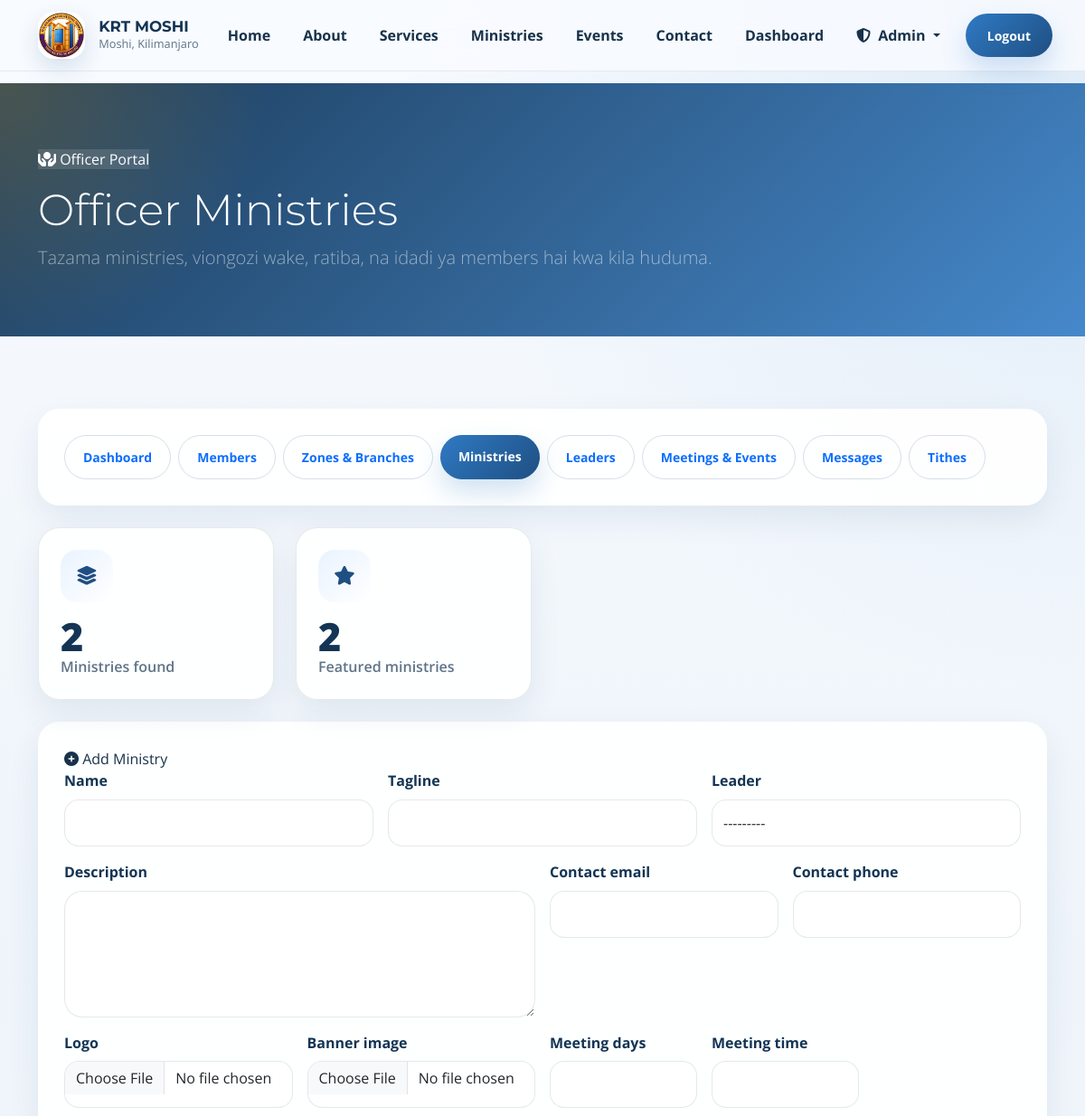
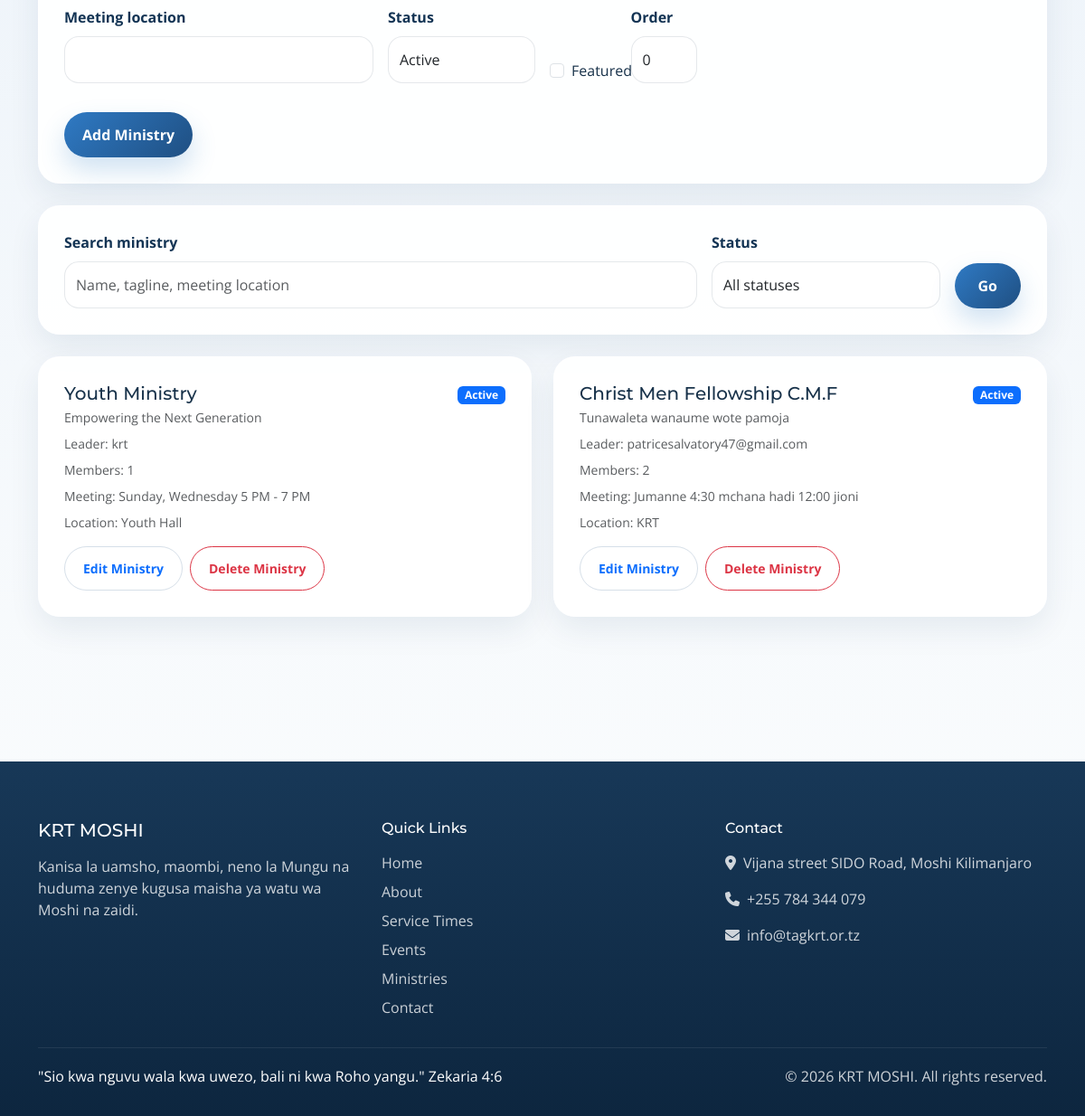
/dashboard/officer/ministries/ (signed in), run on the app's committed database (2 pictures, top to bottom).
### core/models.py (models this page shows, shortened)
class SiteConfig(models.Model):
    site_name = models.CharField(max_length=200, default="VCCT Mbezi Beach")
    site_logo = ResizedImageField(
        size=[200, 200],
        quality=85,
        upload_to='config/',
        blank=True,
        null=True,
        help_text="Logo size: 200x200 pixels"
    )
    site_favicon = ResizedImageField(
        size=[64, 64],
        quality=85,
        upload_to='config/',
        blank=True,
        null=True,
        help_text="Favicon size: 64x64 pixels"
    )
    hero_bg_image = ResizedImageField(
        size=[1920, 1080],
        quality=85,
        upload_to='config/',
        blank=True,
        null=True,
        help_text="Hero background size: 1920x1080 pixels"
    )
    contact_email = models.EmailField(default="info@tagkrt.or.tz")
    contact_phone = models.CharField(max_length=20, default="+255 784 344 079")
    address = models.TextField(default="Vijana street SIDO Road, Moshi Kilimanjaro")
    facebook_url = models.URLField(blank=True, null=True)
    twitter_url = models.URLField(blank=True, null=True)
    instagram_url = models.URLField(blank=True, null=True)
    youtube_url = models.URLField(blank=True, null=True)
    whatsapp_number = models.CharField(max_length=20, blank=True, null=True)
    about_us = RichTextUploadingField(blank=True, null=True)
    mission = RichTextUploadingField(blank=True, null=True)
    vision = RichTextUploadingField(blank=True, null=True)
    updated_at = models.DateTimeField(auto_now=True)
    class Meta:
        verbose_name = "Site Configuration"
        verbose_name_plural = "Site Configuration"

class Ministry(models.Model):
    STATUS_CHOICES = [
        ('active', 'Active'),
        ('inactive', 'Inactive'),
        ('developing', 'Developing'),
    ]
    name = models.CharField(max_length=200)
    slug = models.SlugField(unique=True)
    tagline = models.CharField(max_length=300, blank=True, null=True)
    description = RichTextUploadingField()
    leader = models.ForeignKey(User, on_delete=models.SET_NULL,
                              null=True, blank=True, related_name='led_ministries')
    contact_email = models.EmailField(blank=True, null=True)
    contact_phone = models.CharField(max_length=20, blank=True, null=True)
    logo = ResizedImageField(
        size=[400, 400],
        quality=85,
        upload_to='ministries/logos/',
        blank=True,
        null=True,
        help_text="Logo size: 400x400 pixels"
    )
    banner_image = ResizedImageField(
        size=[1200, 600],
        quality=85,
        upload_to='ministries/banners/',
        help_text="Banner size: 1200x600 pixels"
    )
    meeting_days = models.CharField(max_length=100, blank=True, null=True)
    meeting_time = models.CharField(max_length=100, blank=True, null=True)
    meeting_location = models.CharField(max_length=200, blank=True, null=True)
    status = models.CharField(max_length=20, choices=STATUS_CHOICES, default='active')
    is_featured = models.BooleanField(default=False)
    order = models.IntegerField(default=0)
    created_at = models.DateTimeField(auto_now_add=True)
    updated_at = models.DateTimeField(auto_now=True)
    class Meta:
        verbose_name_plural = "Ministries"
        ordering = ['order', 'name']

### core/views.py (the view, shortened to what this page needs)
# urls.py: path('dashboard/officer/ministries/', views.officer_ministries, name='officer_ministries'),
@login_required
@user_passes_test(is_staff_or_admin)
def officer_ministries(request):
    site_config = get_site_config()
    full_manage = can_manage_all_records(request.user)
    ministry_form = MinistryForm()
    query = request.GET.get('q', '').strip()
    status = request.GET.get('status', '').strip()
    ministries = Ministry.objects.annotate(
        active_member_total=Count('members', filter=Q(members__is_active=True))
    ).select_related('leader').order_by('order', 'name')
    if query:
        ministries = ministries.filter(
            Q(name__icontains=query) |
            Q(tagline__icontains=query) |
            Q(meeting_location__icontains=query)
        )
    if status:
        ministries = ministries.filter(status=status)
    context = {
        'site_config': site_config,
        'page_title': 'Officer Ministries',
        'page_intro': 'Tazama ministries, viongozi wake, ratiba, na idadi ya members hai kwa kila huduma.',
        'active_section': 'ministries',
        'ministries': ministries,
        'query': query,
        'selected_status': status,
        'total_ministries': ministries.count(),
        'featured_count': ministries.filter(is_featured=True).count(),
        'ministry_form': ministry_form,
        'can_full_manage': full_manage,
    }
    return render(request, 'core/officer_ministries.html', context)

### templates/core/officer_ministries.html (shortened to what this page needs)
{% extends "base.html" %}
{% block content %}
<section class="page-hero">
    <div class="container">
        <span class="eyebrow"><i class="fas fa-hands-holding-circle"></i> Officer Portal</span>
        <h1 class="display-5 text-white mt-3">{{ page_title }}</h1>
        <p class="lead text-white-50">{{ page_intro }}</p>
    </div>
</section>
<section class="site-section">
    <div class="container">
        {% include "core/includes/officer_nav.html" %}
        <div class="row g-4 mb-4">
            <div class="col-md-6 col-xl-3"><div class="metric-card card h-100"><div class="feature-icon"><i class="fas fa-layer-group"></i></div><div class="metric-value">{{ total_ministries }}</div><div class="metric-label">Ministries found</div></div></div>
            <div class="col-md-6 col-xl-3"><div class="metric-card card h-100"><div class="feature-icon"><i class="fas fa-star"></i></div><div class="metric-value">{{ featured_count }}</div><div class="metric-label">Featured ministries</div></div></div>
        </div>
        <div class="content-panel mb-4">
            <span class="eyebrow mb-3"><i class="fas fa-plus-circle"></i> Add Ministry</span>
            <form method="post" enctype="multipart/form-data" class="row g-3">
                <div class="col-md-4"><label class="form-label">Name</label>{{ ministry_form.name }}</div>
                <div class="col-md-4"><label class="form-label">Tagline</label>{{ ministry_form.tagline }}</div>
                <div class="col-md-4"><label class="form-label">Leader</label>{{ ministry_form.leader }}</div>
                <div class="col-md-6"><label class="form-label">Description</label>{{ ministry_form.description }}</div>
                <div class="col-md-3"><label class="form-label">Contact email</label>{{ ministry_form.contact_email }}</div>
                <div class="col-md-3"><label class="form-label">Contact phone</label>{{ ministry_form.contact_phone }}</div>
                <div class="col-md-3"><label class="form-label">Logo</label>{{ ministry_form.logo }}</div>
                <div class="col-md-3"><label class="form-label">Banner image</label>{{ ministry_form.banner_image }}</div>
                <div class="col-md-2"><label class="form-label">Meeting days</label>{{ ministry_form.meeting_days }}</div>
                <div class="col-md-2"><label class="form-label">Meeting time</label>{{ ministry_form.meeting_time }}</div>
                <div class="col-md-4"><label class="form-label">Meeting location</label>{{ ministry_form.meeting_location }}</div>
                <div class="col-md-2"><label class="form-label">Status</label>{{ ministry_form.status }}</div>
                <div class="col-md-1 d-flex align-items-end"><div class="form-check">{{ ministry_form.is_featured }} <label class="form-check-label" for="{{ ministry_form.is_featured.id_for_label }}">Featured</label></div></div>
                <div class="col-md-1"><label class="form-label">Order</label>{{ ministry_form.order }}</div>
                <div class="col-12"><button type="submit" class="btn btn-primary">Add Ministry</button></div>
            </form>
        </div>
        <div class="content-panel mb-4">
            <form method="get" class="row g-3">
                <div class="col-lg-8">
                    <label class="form-label">Search ministry</label>
                    <input type="text" name="q" value="{{ query }}" class="form-control" placeholder="Name, tagline, meeting location">
                </div>
                <div class="col-lg-3">
                    <label class="form-label">Status</label>
                    <select name="status" class="form-select">
                        <option value="">All statuses</option>
                    </select>
                </div>
                <div class="col-lg-1 d-flex align-items-end">
                    <button type="submit" class="btn btn-primary w-100">Go</button>
                </div>
            </form>
        </div>
        <div class="row g-4">
            {% for ministry in ministries %}
            <div class="col-lg-6">
                <div class="content-panel h-100">
                    <div class="d-flex justify-content-between gap-3">
                        <div>
                            <h3 class="h5 mb-1">{{ ministry.name }}</h3>
                            <p class="text-muted small mb-2">{{ ministry.tagline|default:"No tagline added." }}</p>
                        </div>
                        <div><span class="badge bg-primary">{{ ministry.get_status_display }}</span></div>
                    </div>
                    <div class="small text-muted mb-2">Leader: {{ ministry.leader.get_full_name|default:ministry.leader.username|default:"Not assigned" }}</div>
                    <div class="small text-muted mb-2">Members: {{ ministry.active_member_total }}</div>
                    <div class="small text-muted mb-2">Meeting: {{ ministry.meeting_days|default:"Not set" }} {{ ministry.meeting_time|default:"" }}</div>
                    <div class="small text-muted">Location: {{ ministry.meeting_location|default:"Not set" }}</div>
                    <div class="d-flex gap-2 flex-wrap mt-3">
                        <a href="{% url 'core:officer_ministry_edit' ministry.id %}" class="btn btn-outline-primary btn-sm">Edit Ministry</a>
                        <form method="post" onsubmit="return confirm('Delete this ministry?');">
                            <button type="submit" class="btn btn-outline-danger btn-sm">Delete Ministry</button>
                        </form>
                    </div>
                </div>
            </div>
            {% empty %}
            <div class="col-12"><div class="empty-state content-panel"><i class="fas fa-hands-holding-circle"></i><p class="mb-0">Hakuna ministries zilizopatikana.</p></div></div>
            {% endfor %}
        </div>
    </div>
</section>
{% endblock %}

### templates/base.html (shortened to what this page needs)
<!DOCTYPE html>
{% load static %}
<html lang="en">
<head>
    <link href="https://cdn.jsdelivr.net/npm/bootstrap@5.3.3/dist/css/bootstrap.min.css" rel="stylesheet">
    <link rel="stylesheet" href="https://cdnjs.cloudflare.com/ajax/libs/font-awesome/6.5.2/css/all.min.css">
    <link rel="stylesheet" href="{% static 'css/style.css' %}">
</head>
<body>
    <nav class="navbar navbar-expand-lg fixed-top">
        <div class="container">
            <a class="navbar-brand d-flex align-items-center" href="{% url 'core:home' %}">
                {% if site_config.site_logo %}
                <img src="{{ site_config.site_logo.url }}" alt="{{ site_config.site_name|default:'KRT Logo' }}">
                {% endif %}
                <div>
                    <div class="navbar-brand-text">{{ site_config.site_name|default:"Kilimanjaro Revival Temple" }}</div>
                    <div class="navbar-brand-subtitle">Moshi, Kilimanjaro</div>
                </div>
            </a>
            <div class="collapse navbar-collapse" id="navbarMain">
                <ul class="navbar-nav ms-auto align-items-lg-center gap-lg-1">
                    <li class="nav-item"><a class="nav-link" href="{% url 'core:home' %}">Home</a></li>
                    <li class="nav-item"><a class="nav-link" href="{% url 'core:about' %}">About</a></li>
                    <li class="nav-item"><a class="nav-link" href="{% url 'core:services' %}">Services</a></li>
                    <li class="nav-item"><a class="nav-link" href="{% url 'core:ministries' %}">Ministries</a></li>
                    <li class="nav-item"><a class="nav-link" href="{% url 'core:events' %}">Events</a></li>
                    <li class="nav-item"><a class="nav-link" href="{% url 'core:contact' %}">Contact</a></li>
                    {% if user.is_authenticated %}
                    <li class="nav-item"><a class="nav-link" href="{% url 'core:dashboard' %}">Dashboard</a></li>
                    {% if user.is_staff or user.is_superuser %}
                    <li class="nav-item dropdown">
                        <a class="nav-link dropdown-toggle" href="#" role="button" data-bs-toggle="dropdown" aria-expanded="false">
                            <i class="fas fa-shield-alt me-1"></i> Admin
                        </a>
                    </li>
                    {% endif %}
                    <li class="nav-item ms-lg-2">
                        <form method="post" action="{% url 'accounts:logout' %}">
                            <button type="submit" class="btn btn-primary btn-sm px-4">Logout</button>
                        </form>
                    </li>
                    {% else %}
                    <li class="nav-item"><a class="nav-link" href="{% url 'accounts:login' %}">Login</a></li>
                    <li class="nav-item ms-lg-2"><a class="btn btn-primary btn-sm px-4" href="{% url 'accounts:signup' %}">Join Us</a></li>
                    {% endif %}
                </ul>
            </div>
        </div>
    </nav>
    <div class="page-shell">
        <main class="page-content">
            {% block content %}{% endblock %}
        </main>
        <footer class="footer-shell">
            <div class="container">
                <div class="row g-4">
                    <div class="col-lg-4">
                        <h5 class="mb-3">{{ site_config.site_name|default:"Kilimanjaro Revival Temple" }}</h5>
                        <p class="mb-4">Kanisa la uamsho, maombi, neno la Mungu na huduma zenye kugusa maisha ya watu wa Moshi na zaidi.</p>
                    </div>
                    <div class="col-lg-4">
                        <h6 class="mb-3">Quick Links</h6>
                        <div class="footer-links d-grid gap-2">
                            <a href="{% url 'core:home' %}">Home</a>
                            <a href="{% url 'core:about' %}">About</a>
                            <a href="{% url 'core:services' %}">Service Times</a>
                            <a href="{% url 'core:events' %}">Events</a>
                            <a href="{% url 'core:ministries' %}">Ministries</a>
                            <a href="{% url 'core:contact' %}">Contact</a>
                        </div>
                    </div>
                    <div class="col-lg-4">
                        <h6 class="mb-3">Contact</h6>
                        <div class="d-grid gap-3">
                            <div><i class="fas fa-location-dot me-2"></i>{{ site_config.address|default:"Vijana Street, SIDO Road, Moshi Kilimanjaro" }}</div>
                            <div><i class="fas fa-phone me-2"></i>{{ site_config.contact_phone|default:"+255 784 344 079" }}</div>
                            <div><i class="fas fa-envelope me-2"></i>{{ site_config.contact_email|default:"info@tagkrt.or.tz" }}</div>
                        </div>
                    </div>
                </div>
                <div class="footer-bottom d-flex flex-column flex-md-row justify-content-between gap-2">
                    <div class="footer-verse">"Sio kwa nguvu wala kwa uwezo, bali ni kwa Roho yangu." Zekaria 4:6</div>
                    <div>&copy; {% now "Y" %} {{ site_config.site_name|default:"Kilimanjaro Revival Temple" }}. All rights reserved.</div>
                </div>
            </div>
        </footer>
    </div>
</body>
</html>

### data on the page
SiteConfig: site_logo (picture), site_name "KRT MOSHI", address "Vijana street SIDO Road, Moshi Kilimanjaro", contact_phone "+255 784 344 079", contact_email "info@tagkrt.or.tz"
Ministry: name "Youth Ministry", tagline "Empowering the Next Generation", status "Active", leader.get_full_name "krt", active_member_total "1", meeting_days "Sunday, Wednesday", meeting_time "5 PM - 7 PM", meeting_location "Youth Hall"
Ministry: name "Christ Men Fellowship C.M.F", tagline "Tunawaleta wanaume wote pamoja", status "Active", leader.get_full_name "patricesalvatory47@gmail.com", active_member_total "2", meeting_days "Jumanne", meeting_time "4:30 mchana hadi 12:00 jioni", meeting_location "KRT"

### other printed values
{{ page_title }} "Officer Ministries"
{{ page_intro }} "Tazama ministries, viongozi wake, ratiba, na idadi ya members hai kwa kila huduma."
{{ total_ministries }} "2"
{{ featured_count }} "2"
